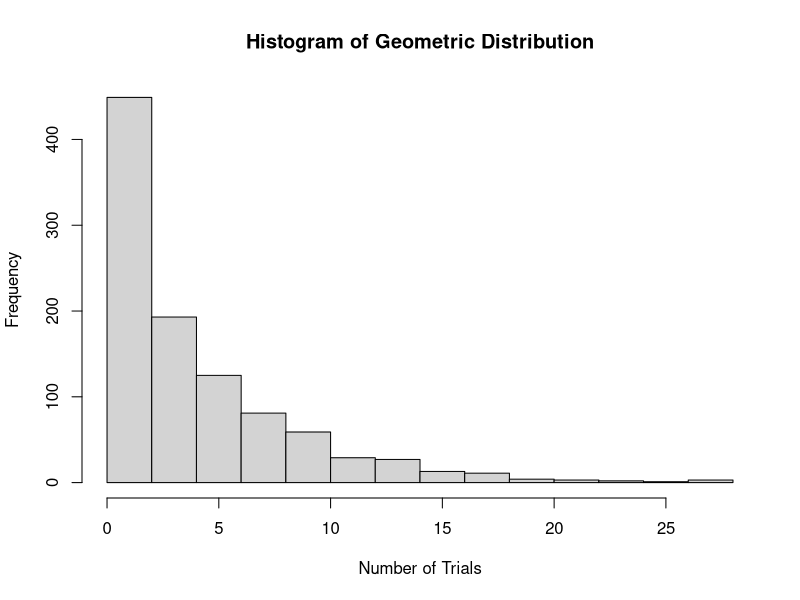

Write the R code that produced this figure. (Note: this script raises an error after producing the figure.)
# Geometric Distribution

# Set probability of success
p <- 0.2

# Generate 1000 random variables from the geometric distribution
x <- rgeom(1000, p)

# Calculate mean, variance, and standard deviation
mean_x <- mean(x)
var_x <- var(x)
sd_x <- sd(x)

# Print the results
cat("Number of trials required to achieve first success:\n")
cat("Mean (in 2 decimal places):", round(mean_x, 2), "\n")
cat("Variance (in 2 decimal places):", round(var_x, 2), "\n")
cat("Standard deviation (in 2 decimal places):", round(sd_x, 2), "\n")

# Plot the histogram
hist(x, main = "Histogram of Geometric Distribution", xlab = "Number of Trials", ylab = "Frequency")

# Calculate kurtosis and skewness
kurt <- round(kurtosis(x), 2)
skew <- round(skewness(x), 2)

cat("Kurtosis (in 2 decimal places):", kurt, "\n")
cat("Skewness (in 2 decimal places):", skew, "\n\n")


# Hypergeometric Distribution

# Function to calculate hypergeometric probability mass function
hypergeometric_pmf <- function(x, N, K, n) {
  choose(K, x) * choose(N - K, n - x) / choose(N, n)
}

# Define parameters for the first scenario
N1 <- 40
K1 <- 0.1 * N1
n1 <- 10

# Calculate the probability of more than 10% defectives
prob_more_than_10_percent_1 <- sum(dhyper(1:10, K1, N1 - K1, n1))

# Define parameters for the second scenario
N2 <- 5000
K2 <- 0.1 * N2
n2 <- 10

# Calculate the probability of more than 10% defectives
prob_more_than_10_percent_2 <- sum(dhyper(1:10, K2, N2 - K2, n2))

cat("Probability of more than 10% defectives in scenario 1:", prob_more_than_10_percent_1, "\n")
cat("Probability of more than 10% defectives in scenario 2:", prob_more_than_10_percent_2, "\n")
